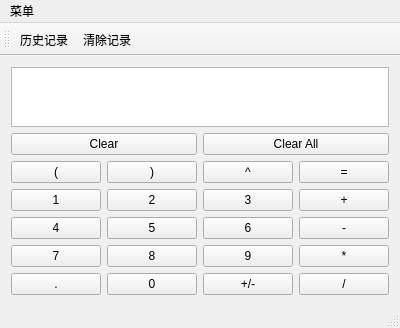
<?xml version="1.0" encoding="UTF-8"?>
<ui version="4.0">
 <class>MainWindow</class>
 <widget class="QMainWindow" name="MainWindow">
  <property name="geometry">
   <rect>
    <x>0</x>
    <y>0</y>
    <width>400</width>
    <height>328</height>
   </rect>
  </property>
  <property name="minimumSize">
   <size>
    <width>400</width>
    <height>300</height>
   </size>
  </property>
  <property name="maximumSize">
   <size>
    <width>400</width>
    <height>330</height>
   </size>
  </property>
  <property name="windowTitle">
   <string>calculator6</string>
  </property>
  <widget class="QWidget" name="centralWidget">
   <layout class="QGridLayout" name="gridLayout">
    <item row="0" column="0" colspan="4">
     <widget class="QTextEdit" name="textEdit">
      <property name="readOnly">
       <bool>true</bool>
      </property>
     </widget>
    </item>
    <item row="2" column="0">
     <widget class="QPushButton" name="leftBracketBtn">
      <property name="sizePolicy">
       <sizepolicy hsizetype="Minimum" vsizetype="Minimum">
        <horstretch>0</horstretch>
        <verstretch>0</verstretch>
       </sizepolicy>
      </property>
      <property name="text">
       <string>(</string>
      </property>
     </widget>
    </item>
    <item row="2" column="1">
     <widget class="QPushButton" name="rightBracketBtn">
      <property name="text">
       <string>)</string>
      </property>
     </widget>
    </item>
    <item row="2" column="2">
     <widget class="QPushButton" name="powBtn">
      <property name="text">
       <string>^</string>
      </property>
     </widget>
    </item>
    <item row="2" column="3">
     <widget class="QPushButton" name="equalBtn">
      <property name="sizePolicy">
       <sizepolicy hsizetype="Minimum" vsizetype="Minimum">
        <horstretch>0</horstretch>
        <verstretch>0</verstretch>
       </sizepolicy>
      </property>
      <property name="text">
       <string>=</string>
      </property>
     </widget>
    </item>
    <item row="3" column="0">
     <widget class="QPushButton" name="digitBtn1">
      <property name="sizePolicy">
       <sizepolicy hsizetype="Minimum" vsizetype="Minimum">
        <horstretch>0</horstretch>
        <verstretch>0</verstretch>
       </sizepolicy>
      </property>
      <property name="text">
       <string>1</string>
      </property>
     </widget>
    </item>
    <item row="3" column="1">
     <widget class="QPushButton" name="digitBtn2">
      <property name="text">
       <string>2</string>
      </property>
     </widget>
    </item>
    <item row="3" column="2">
     <widget class="QPushButton" name="digitBtn3">
      <property name="text">
       <string>3</string>
      </property>
     </widget>
    </item>
    <item row="3" column="3">
     <widget class="QPushButton" name="addBtn">
      <property name="text">
       <string>+</string>
      </property>
     </widget>
    </item>
    <item row="4" column="0">
     <widget class="QPushButton" name="digitBtn4">
      <property name="text">
       <string>4</string>
      </property>
     </widget>
    </item>
    <item row="4" column="1">
     <widget class="QPushButton" name="digitBtn5">
      <property name="text">
       <string>5</string>
      </property>
     </widget>
    </item>
    <item row="4" column="2">
     <widget class="QPushButton" name="digitBtn6">
      <property name="text">
       <string>6</string>
      </property>
     </widget>
    </item>
    <item row="4" column="3">
     <widget class="QPushButton" name="subtractionBtn">
      <property name="text">
       <string>-</string>
      </property>
     </widget>
    </item>
    <item row="5" column="0">
     <widget class="QPushButton" name="digitBtn7">
      <property name="text">
       <string>7</string>
      </property>
     </widget>
    </item>
    <item row="5" column="1">
     <widget class="QPushButton" name="digitBtn8">
      <property name="text">
       <string>8</string>
      </property>
     </widget>
    </item>
    <item row="5" column="2">
     <widget class="QPushButton" name="digitBtn9">
      <property name="text">
       <string>9</string>
      </property>
     </widget>
    </item>
    <item row="5" column="3">
     <widget class="QPushButton" name="multiplicationBtn">
      <property name="text">
       <string>*</string>
      </property>
     </widget>
    </item>
    <item row="6" column="0">
     <widget class="QPushButton" name="pointBtn">
      <property name="text">
       <string>.</string>
      </property>
     </widget>
    </item>
    <item row="6" column="1">
     <widget class="QPushButton" name="digitBtn0">
      <property name="text">
       <string>0</string>
      </property>
     </widget>
    </item>
    <item row="6" column="2">
     <widget class="QPushButton" name="signBtn">
      <property name="text">
       <string>+/-</string>
      </property>
     </widget>
    </item>
    <item row="6" column="3">
     <widget class="QPushButton" name="divisionBtn">
      <property name="text">
       <string>/</string>
      </property>
     </widget>
    </item>
    <item row="1" column="2" colspan="2">
     <widget class="QPushButton" name="clearAllBtn">
      <property name="text">
       <string>Clear All</string>
      </property>
     </widget>
    </item>
    <item row="1" column="0" colspan="2">
     <widget class="QPushButton" name="clearBtn">
      <property name="text">
       <string>Clear</string>
      </property>
     </widget>
    </item>
   </layout>
  </widget>
  <widget class="QMenuBar" name="menuBar">
   <property name="geometry">
    <rect>
     <x>0</x>
     <y>0</y>
     <width>400</width>
     <height>23</height>
    </rect>
   </property>
   <widget class="QMenu" name="menu">
    <property name="title">
     <string>菜单</string>
    </property>
    <addaction name="action"/>
    <addaction name="action_2"/>
    <addaction name="action_3"/>
   </widget>
   <addaction name="menu"/>
  </widget>
  <widget class="QToolBar" name="mainToolBar">
   <property name="windowTitle">
    <string>计算器</string>
   </property>
   <attribute name="toolBarArea">
    <enum>TopToolBarArea</enum>
   </attribute>
   <attribute name="toolBarBreak">
    <bool>false</bool>
   </attribute>
   <addaction name="action_2"/>
   <addaction name="action_3"/>
  </widget>
  <widget class="QStatusBar" name="statusBar"/>
  <action name="action_3">
   <property name="text">
    <string>清除记录</string>
   </property>
  </action>
  <action name="action_2">
   <property name="text">
    <string>历史记录</string>
   </property>
  </action>
  <action name="action">
   <property name="text">
    <string>粘贴</string>
   </property>
   <property name="shortcut">
    <string>Ctrl+V</string>
   </property>
  </action>
 </widget>
 <layoutdefault spacing="6" margin="11"/>
 <resources/>
 <connections/>
</ui>
